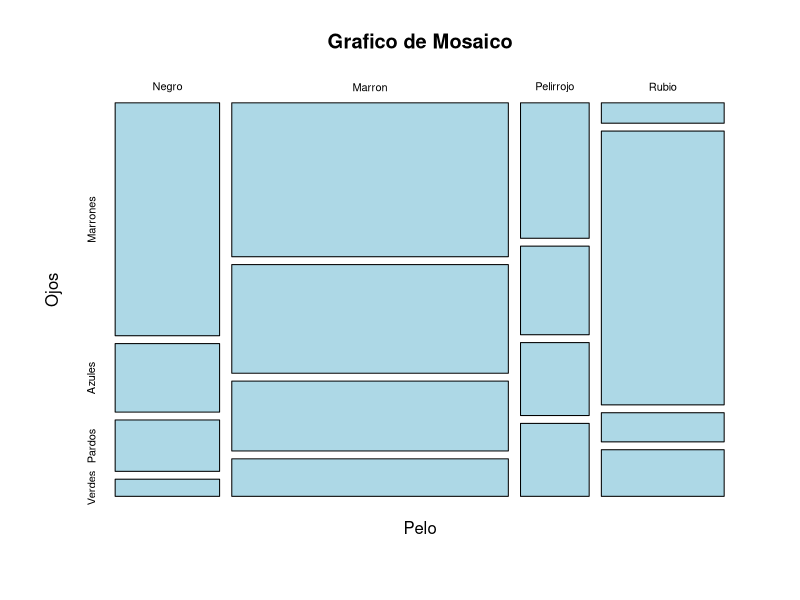
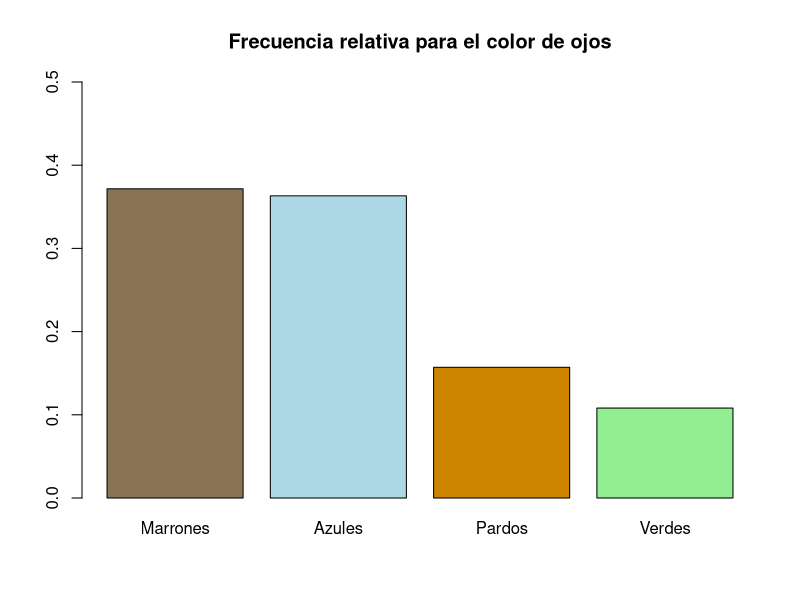
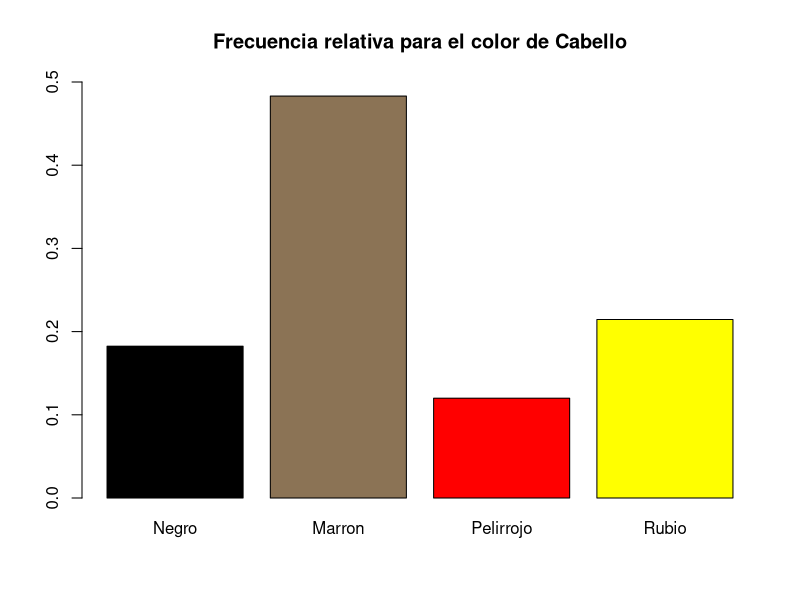
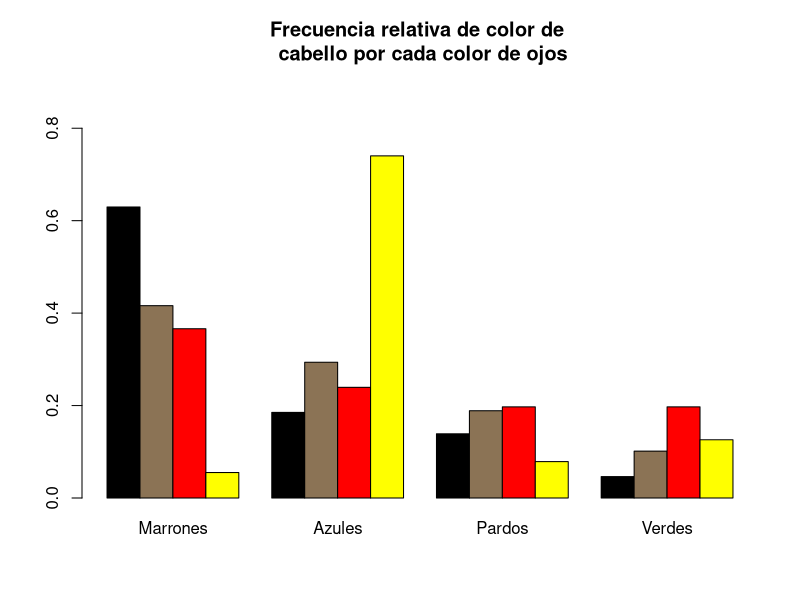
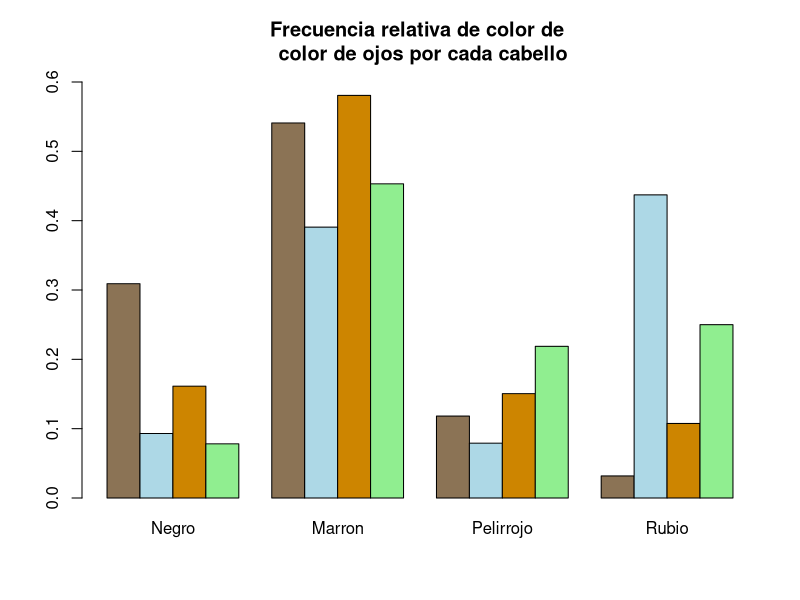

The R source for these figures, in order:
## ---- chunk 1
ftable(HairEyeColor)
#Nos quedmaos con los datos donde: Todo los colores de pelo, todos los colores de ojo de Male
male <- HairEyeColor[, ,"Male"]
print(male)
#Nos quedmaos con los datos donde: Todo los coles de pelo, todos los colores de ojo de Famele
female <- HairEyeColor[, ,"Female"]
#Hacemos un data con la funcio as.table()
data <- as.table(male+female)
print(data)

## ---- chunk 2
dimnames(data)=list(
  Pelo=c("Negro", "Marron", "Pelirrojo","Rubio"),
  Ojos=c("Marrones","Azules","Pardos","Verdes")
)
data
## ---- chunk 3
plot(data,col=c("lightblue"),main="Grafico de Mosaico")
## ---- chunk 4

sum(data)
## ---- chunk 5
colSums(data) #Frec. Abosluta
rowSums(data) #Frec. Absoluta
colSums(prop.table(data)) #Frec. Relativa
rowSums(prop.table(data)) #Frec. Relativa
## ---- chunk 6

#La funcion par(mfrow= c(1,2)) , Permite dibujar dos subplot en un sola figura tipo grafico

barplot( colSums(prop.table(data)),  ylim=c(0, 0.5),
        main= "Frecuencia relativa para el color de ojos",
        col =c("burlywood4","lightblue","orange3","lightgreen"))

barplot( rowSums(prop.table(data)),  ylim=c(0, 0.5),
        main= "Frecuencia relativa para el color de Cabello",
        col =c("black","burlywood4","red","yellow"))
## ---- chunk 7
library(gmodels)
#Frecuencia Relativa global
prop.table(data) 

#Frecuencia Relativa Marginal
round(prop.table(data,margin = 1), 3) #Marginal por Filas
round(prop.table(data,margin = 2), 3) #Marginal por Columnas


## ---- chunk 8

barplot(prop.table(data,margin = 1),  ylim=c(0, 0.9),beside  =TRUE,
        main= "Frecuencia relativa de color de \n cabello por cada color de ojos",
        col =c("black","burlywood4","red","yellow"))

barplot(t(prop.table(data,margin = 2)),  ylim=c(0, 0.6),beside  =TRUE,
        main= "Frecuencia relativa de color de \n color de ojos por cada cabello",
        col =c("burlywood4","lightblue","orange3","lightgreen"))
